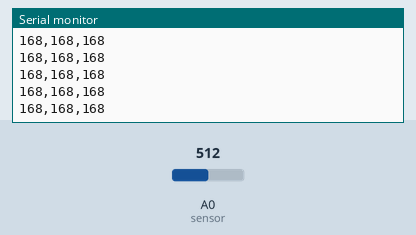
Bench run of a sketch on a simulated Arduino Uno, built with avr-gcc and run on an emulated ATmega328P. On the bench: the last lines printed to the serial monitor. The test bench sets the inputs (shaded band); at power-on: A0 (sensor) = 512.

Above: at 1.2 s.
1.3 s: A0 (sensor) set to 660
At 2.2 s:
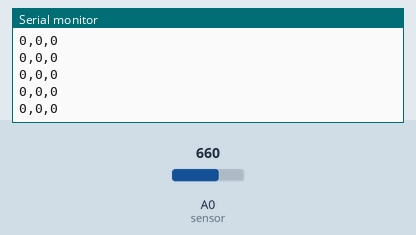
4.3 s: A0 (sensor) set to 626
At 4.9 s:
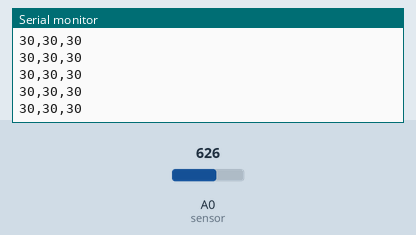
Timing chart, 0 to 7.3 s (numbered marks = the images above; inputs shaded):
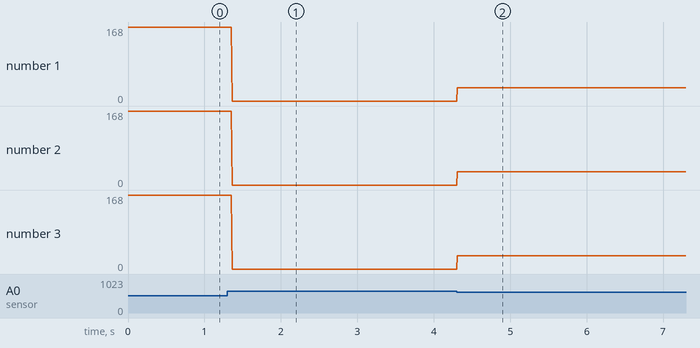

The sketch:

radium-flex-processing.ino
```cpp
/* this sketch reads a sensor on A0
    maps the values
    and write value to serial port for processing
*/


int sensor= A0;
int sensorValue;
int sensorMin = 320;
int sensorMax = 650;


int outputValue;


void setup()
{
  Serial.begin(9600);
  pinMode(sensor, INPUT);
}

void loop()
{

  sensorValue = analogRead(sensor);

  //Serial.print("sensorValue = ");
  //Serial.println(sensorValue);

  outputValue = map(sensorValue, sensorMin, sensorMax, 400, 0);
  outputValue = constrain(outputValue, 0, 400);

  //Serial.print("  outputValue = ");
  //Serial.println(outputValue);

Serial.print(outputValue);
Serial.print(',');
Serial.print(outputValue);
Serial.print(',');
Serial.println(outputValue);
delay(10);


}

/*
 Processing code

reads serial port for sensor data from arduino
 use web cam to obtain black and white image, if sensor data is above threhold
 a full colour image is saved and shown for a few moments


import processing.video.*;
import processing.serial.*;

Serial myPort; // The serial port wont be able to connect if the seril monitor in arduino is open so make sure to close it
String inBuffer = null; // stores one line of data from serial port

float x, y, z;
int lf = 10; // Linefeed in ASCII

color black = color(0);
color white = color(255);
int numPixels;
boolean snapped = false;
boolean pushed = false;
long snapTime;


int[] previousFrame;

int threhold = 20;
int counter = 0;
Capture video;

void setup() {

  //fullScreen();
  size(1920, 1080); // Change size to 320 x 240 if too slow at 640 x 480
  strokeWeight(5);

  String[] cameras = Capture.list();

  if (cameras == null) {
    println("Failed to retrieve the list of available cameras, will try the default...");
    video = new Capture(this, 640, 480);
  } if (cameras.length == 0) {
    println("There are no cameras available for capture.");
    exit();
  } else {
    println("Available cameras:");
    printArray(cameras);

    // The camera can be initialized directly using an element
    // from the array returned by list():
    video = new Capture(this, cameras[0]);
    // Or, the settings can be defined based on the text in the list
    //cam = new Capture(this, 640, 480, "Built-in iSight", 30);

    // Start capturing the images from the camera
    video.start();
  }
   numPixels = width* height;

     previousFrame = new int[numPixels];
  loadPixels();
  noCursor();
  smooth();

  for(int i = 0; i<Serial.list().length; i++){
println(i+"-"+Serial.list()[i]);
}

// find the one that is used by the ardunio and enter the number into the [] brackets below, and ensure that the baud rate on your ardunio is 9600
myPort = new Serial(this, Serial.list()[3], 9600);


}

void draw() {


  if (video.available()) {
    video.read();

 if(pushed){
if(!snapped){
  image(video, 0, 0);

  counter ++;
  String fileName = "flexCam" + counter;
  save(fileName);
  snapped = true;
  snapTime = millis();
  println("snapped");
}
  }


  else{
video.loadPixels(); // Make its pixels[] array available

    int movementSum = 0; // Amount of movement in the frame
    for (int i = 0; i < numPixels; i++) { // For each pixel in the video frame...
      color currColor = video.pixels[i];
      color prevColor = previousFrame[i];
      // Extract the red, green, and blue components from current pixel
      int currR = (currColor >> 16) & 0xFF; // Like red(), but faster
      int currG = (currColor >> 8) & 0xFF;
      int currB = currColor & 0xFF;
      // Extract red, green, and blue components from previous pixel
      int prevR = (prevColor >> 16) & 0xFF;
      int prevG = (prevColor >> 8) & 0xFF;
      int prevB = prevColor & 0xFF;
      // Compute the difference of the red, green, and blue values
      int diffR = abs(currR - prevR);
      int diffG = abs(currG - prevG);
      int diffB = abs(currB - prevB);
      // Add these differences to the running tally
      movementSum += diffR + diffG + diffB;
      // Render the difference image to the screen
      pixels[i] = color(diffR, diffG, diffB);
      // The following line is much faster, but more confusing to read
      //pixels[i] = 0xff000000 | (diffR << 16) | (diffG << 8) | diffB;
      // Save the current color into the 'previous' buffer
      previousFrame[i] = currColor;
    }
    // To prevent flicker from frames that are all black (no movement),
    // only update the screen if the image has changed.
    if (movementSum > 0) {
      updatePixels();
      println(movementSum); // Print the total amount of movement to the console
    }
  }

  }
 if(millis()>snapTime+2000){
   if(snapped){
  snapped= false;
  pushed = false;
  //println("finnished");
  }
 }

 if(x>threhold){
 pushed = true;
 println("flexed");
 }

}

void keyPressed() {
  switch (key) {
    case ' ':   {pushed = true;
  println("pushed");} break;
  }
}


void serialEvent(Serial myPort) {
inBuffer = myPort.readStringUntil(lf); // store serial port buffer in global var inBuffer (read string until linefeed (int lf = 10; // Linefeed in ASCII) etc
if (inBuffer != null) {
println("SERIAL:" + inBuffer); // print the line from then serial input
try {
float[] dat = float(split(inBuffer, ',')); // parse comma-separated number string into numbers array
x= dat[0];
y= dat[1];
z= dat[2];
}
catch (Exception e) { // if there is a non parsible string its declared null
inBuffer=null;
}
}
}
 */
```

Measured:
- after the input at 1.3 s, the serial monitor: prints a new line after 0.07 s (image 1)
- after the input at 4.3 s, the serial monitor: prints a new line at once (image 2)
- plotted number 1: 168 → 0 after the input at 1.3 s, 0 → 30 after the input at 4.3 s
- plotted number 2: 168 → 0 after the input at 1.3 s, 0 → 30 after the input at 4.3 s
- plotted number 3: 168 → 0 after the input at 1.3 s, 0 → 3 after the input at 4.3 s
